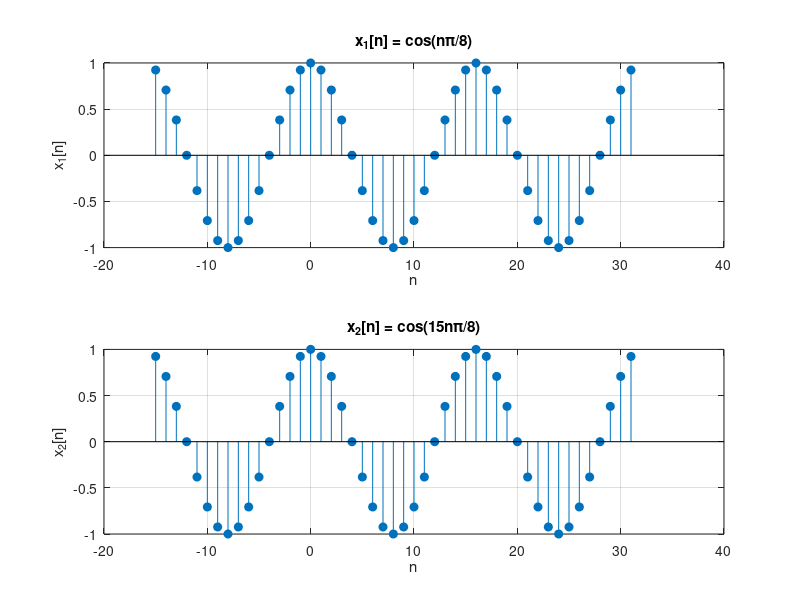

This figure's MATLAB source:
% 清除變數
clear;
clf;

% 定義離散時間軸 n (包含負數)
n = -15:31;  % 從 -15 到 31

% 定義訊號
x1 = cos((pi/8)*n);
x2 = cos((15*pi/8)*n);

% 畫圖
figure;

subplot(2,1,1);
stem(n, x1, 'filled');
title('x_1[n] = cos(n\pi/8)');
xlabel('n');
ylabel('x_1[n]');
grid on;

subplot(2,1,2);
stem(n, x2, 'filled');
title('x_2[n] = cos(15n\pi/8)');
xlabel('n');
ylabel('x_2[n]');
grid on;
